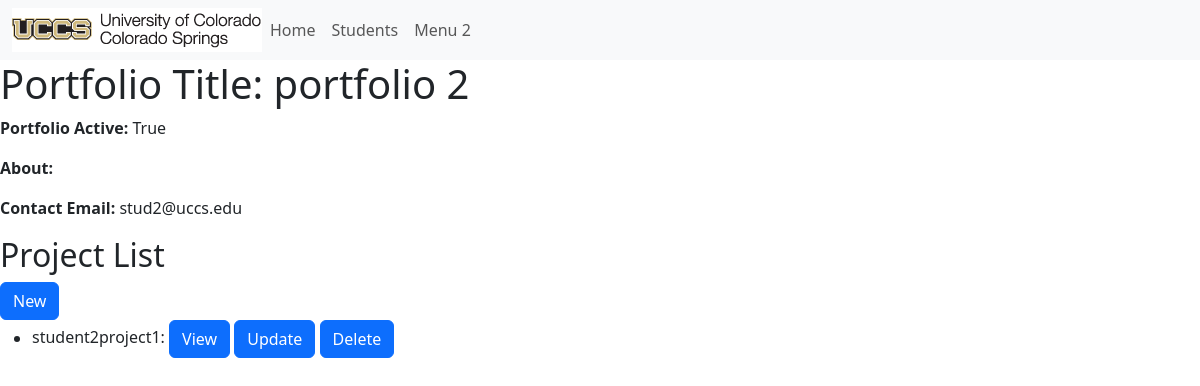
/portfolio/5, run on an earlier commit of the app's database.
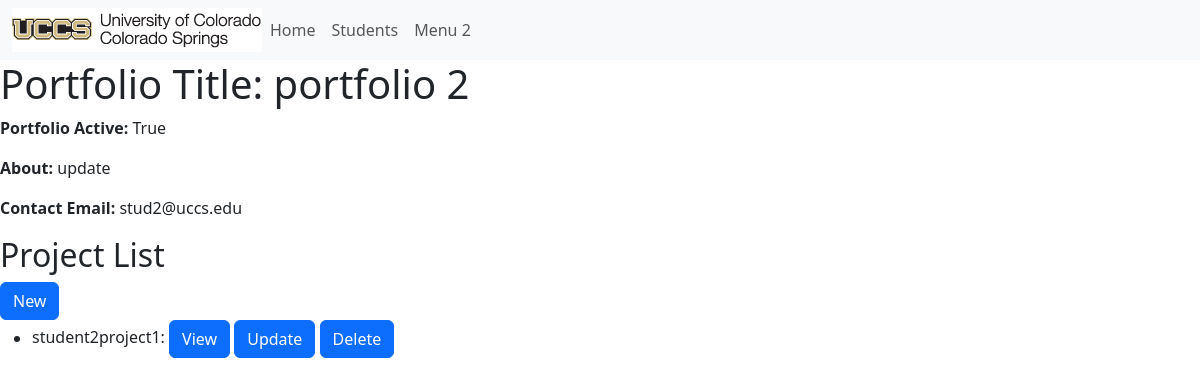
And on a later commit of the database.
### portfolio_app/models.py (models this page shows, shortened)
class Portfolio(models.Model):
    title = models.CharField(max_length = 200)
    contact_email = models.CharField(max_length = 200)
    is_active = models.BooleanField(default = False)
    about = models.TextField(blank = True)

### portfolio_app/views.py (the view)
# urls.py: path('portfolio/<int:pk>', views.PortfolioDetailView.as_view(), name='portfolio-detail'),
class PortfolioDetailView(generic.DetailView):
    model = Portfolio
    def get_context_data(self, **kwargs):
        context = super().get_context_data(**kwargs)
        current = self.get_object()
        projects = Project.objects.filter(portfolio=current)
        context['projects'] = projects
        return context

### portfolio_app/models.py (called while the page is built)
    def get_absolute_url(self):
        return reverse('project-detail', args=[str(self.id)])

### portfolio_app/templates/portfolio_app/portfolio_detail.html
{% extends 'portfolio_app/base_template.html' %}
{% block content %}
    <h1>Portfolio Title: {{ portfolio.title }}</h1>
    <p><strong>Portfolio Active: </strong> {{ portfolio.is_active }}</p>
    <p><strong>About: </strong> {{ portfolio.about }}</p>
    <p><strong>Contact Email: </strong> {{ portfolio.contact_email }} </p>
    <h2>Project List</h2>
    <a class="btn btn-primary" href="{% url 'create_project' portfolio.id %}" role="button">New</a>
    {% if projects %}
    <ul>
        {% for project in projects %}
            <li>
                {{ project.title }}:
                <a class="btn btn-primary" href="{{ project.get_absolute_url }}" role="button">View</a>
                <a class="btn btn-primary" href="{% url 'update_project' project.portfolio.id project.id %}" role="button">Update</a>
                <a class="btn btn-primary" href="{% url 'delete_project' project.portfolio.id project.id  %}" role="button">Delete</a>
            </li>
        {% endfor %}
    </ul>
    {% endif %}
{% endblock %}

What changed in the data, as far as the page shows it:
changed Portfolio "portfolio 2": about (not shown) → "update"
